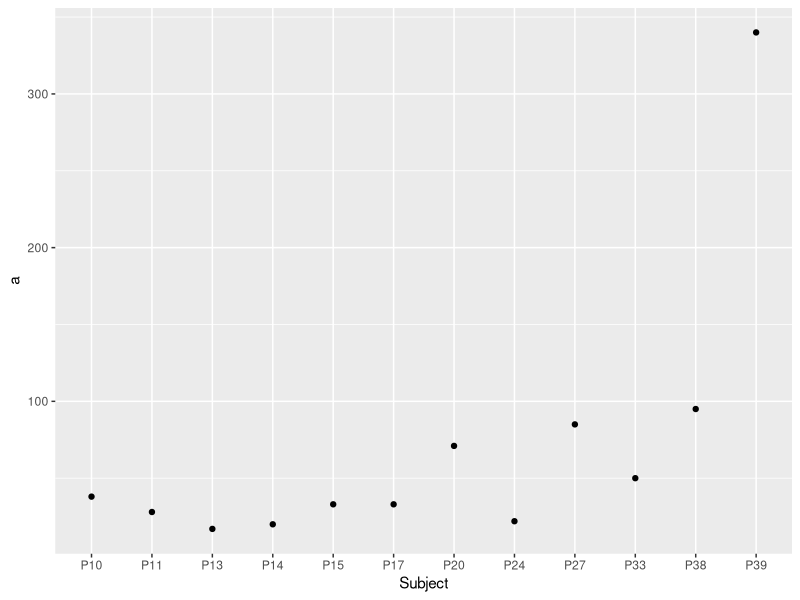
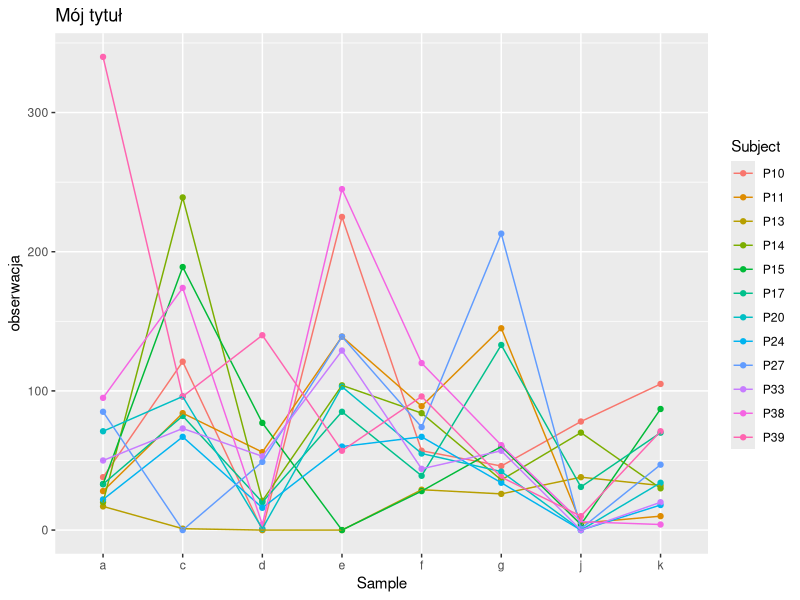
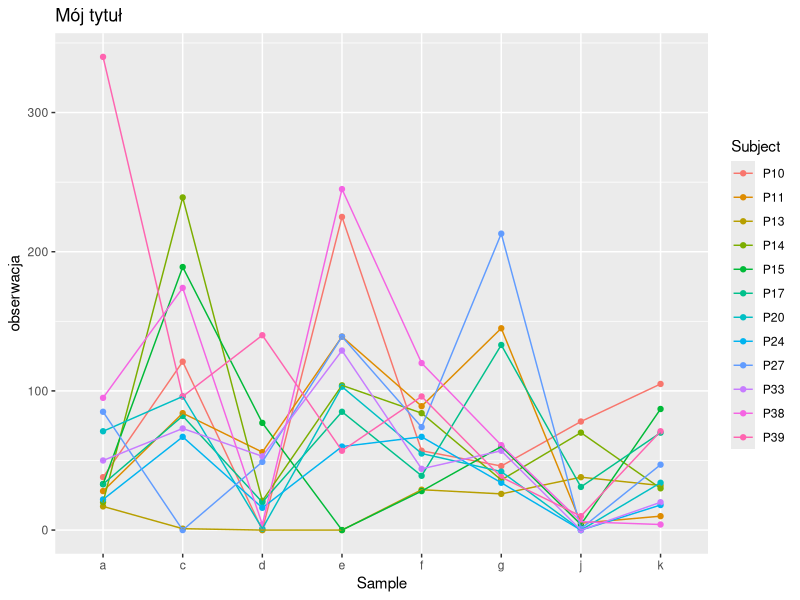

Reproduce these figures in R, in order.
library(ggplot2)
rawdata <- read.csv("Week_1_Plotdata.csv", header = TRUE)
ggplot(rawdata, aes(x=Subject, y=a))+geom_point()

##instalacja RESHAPE2
install.packages("reshape2")
library(reshape2)
library(ggplot2)


melted = melt(rawdata, id.vars ="Subject", measure.vars = c("a","c","d","e","f","g","j","k"))
print(melted)


myPlot <- ggplot(melted, aes(x=variable, y=value, col=Subject, group=Subject)) + 
  geom_point() + geom_line()+ggtitle("Mój tytuł") +
  xlab("Sample")+ ylab("obserwacja")
print(myPlot)


ggsave(filename = "Myplot.pdf", plot=myPlot)
